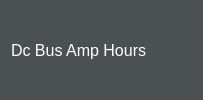
           <widget class="QWidget" name="widget_24" native="true">
            <property name="styleSheet">
             <string notr="true">background-color: rgb(46, 52, 54,160);</string>
            </property>
            <layout class="QHBoxLayout" name="horizontalLayout_19">
             <item>
              <widget class="QLabel" name="label_34">
               <property name="font">
                <font>
                 <pointsize>12</pointsize>
                </font>
               </property>
               <property name="styleSheet">
                <string notr="true">color: white;
background: transparent;</string>
               </property>
               <property name="text">
                <string>Dc Bus Amp Hours</string>
               </property>
              </widget>
             </item>
             <item alignment="Qt::AlignHCenter">
              <widget class="QLabel" name="dcBusAmpHoursLeftLabel">
               <property name="font">
                <font>
                 <pointsize>12</pointsize>
                </font>
               </property>
               <property name="styleSheet">
                <string notr="true">color:white;
background: transparent;</string>
               </property>
               <property name="text">
                <string/>
               </property>
              </widget>
             </item>
             <item alignment="Qt::AlignHCenter">
              <widget class="QLabel" name="dcBusAmpHoursAvgLabel">
               <property name="font">
                <font>
                 <pointsize>12</pointsize>
                </font>
               </property>
               <property name="styleSheet">
                <string notr="true">color:white;
background: transparent;</string>
               </property>
               <property name="text">
                <string/>
               </property>
              </widget>
             </item>
             <item alignment="Qt::AlignHCenter">
              <widget class="QLabel" name="dcBusAmpHoursRightLabel">
               <property name="font">
                <font>
                 <pointsize>12</pointsize>
                </font>
               </property>
               <property name="styleSheet">
                <string notr="true">color:white;
background: transparent;</string>
               </property>
               <property name="text">
                <string/>
               </property>
              </widget>
             </item>
            </layout>
           </widget>
